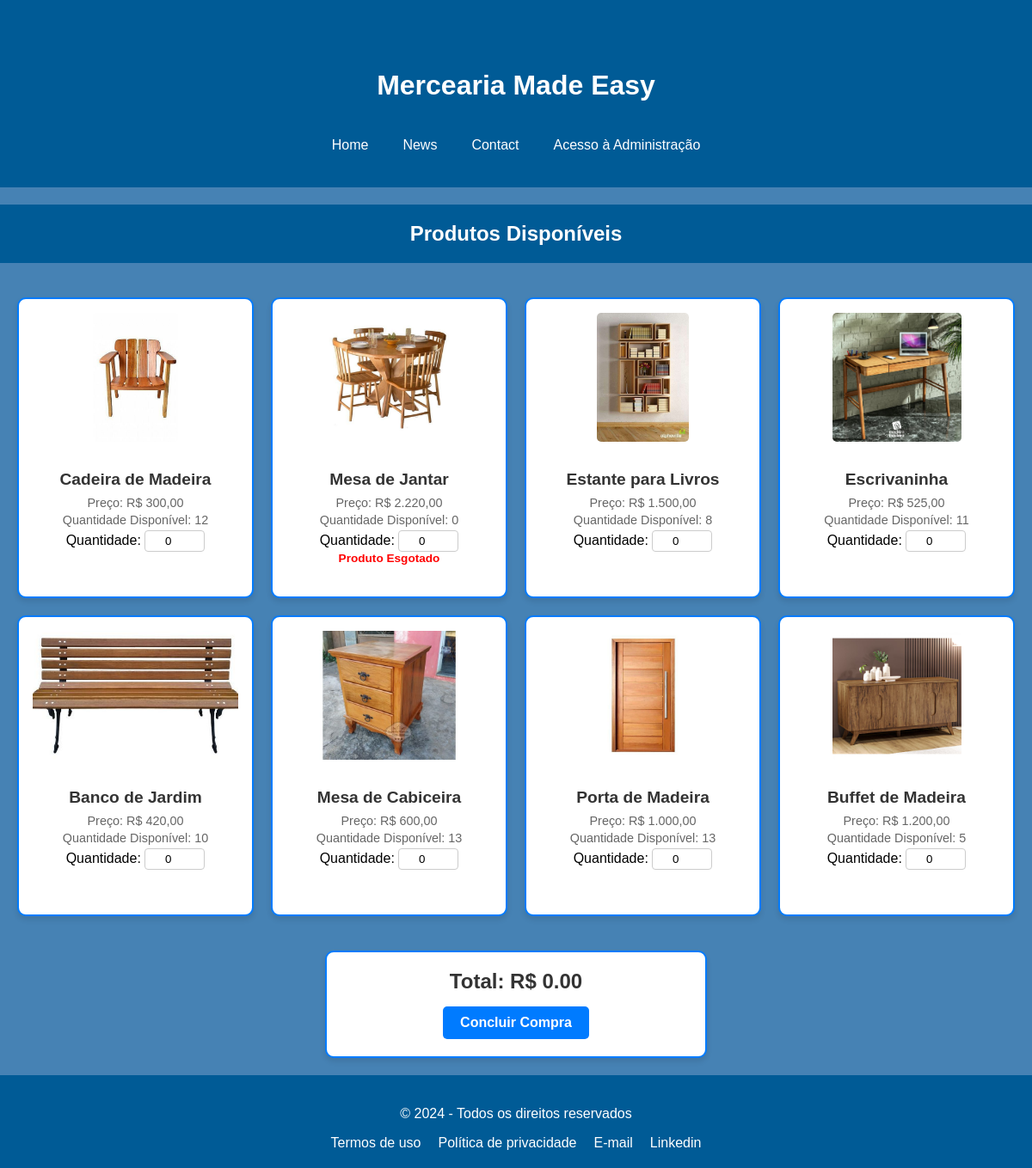
The page / on the database its author committed.
### tables this page shows
CREATE TABLE `produtos` (
  `id` int NOT NULL,
  `nome` varchar(100) NOT NULL,
  `quantidade` int NOT NULL,
  `preco` decimal(10,2) NOT NULL
);

### index.php (the view, shortened to what this page needs)
<?php
include_once 'config.php';
$query = "SELECT id, nome, preco, quantidade FROM produtos";
$result = $conn->query($query);
if ($result->num_rows > 0) {
    $produtos = $result->fetch_all(MYSQLI_ASSOC);
} else {
    $produtos = [];
}
?>
<!DOCTYPE html>
<html lang="pt">
<head>
    <link rel="stylesheet" href="./CSS/index.css">
</head>
<body>
    <div class="header"></div>
    <?php include 'header.php'; ?>
    <h2>Produtos Disponíveis</h2>
    <form id="carrinho" method="POST" action="finalizar_compra.php">
    <div class="produtos-container">
    <?php foreach ($produtos as $produto): ?>
        <div class="produto" id="produto-<?php echo $produto['id']; ?>">
            <img src="image/<?php echo strtolower(str_replace(' ', '', $produto['nome'])); ?>.jpg" alt="<?php echo $produto['nome']; ?>">
            <div>
                <h3><?php echo $produto['nome']; ?></h3>
                <p>Preço: R$ <?php echo number_format($produto['preco'], 2, ',', '.'); ?></p>
                <p>Quantidade Disponível: <span id="quantidade-<?php echo $produto['id']; ?>"><?php echo $produto['quantidade']; ?></span></p>
                <label>Quantidade:</label>
                <input
                    type="number"
                    name="quantidades[<?php echo $produto['id']; ?>]"
                    min="0"
                    max="<?php echo $produto['quantidade']; ?>"
                    value="0"
                    class="quantidade"
                    data-preco="<?php echo $produto['preco']; ?>"
                    id="input-<?php echo $produto['id']; ?>">
                <span class="indisponivel" id="indisponivel-<?php echo $produto['id']; ?>" style="display: <?php echo $produto['quantidade'] == 0 ? 'block' : 'none'; ?>;">Produto Esgotado</span>
            </div>
        </div>
    <?php endforeach; ?>
</div>
    <div class="total-container">
        <div class="total">
            <strong>Total: R$ <span id="total">0.00</span></strong>
        </div>
        <button type="submit" class="btn">Concluir Compra</button>
    </div>
    </form>
    <?php include 'footer.php'; ?>
</body>
</html>

### header.php
<link rel="stylesheet" href="./CSS/header.css">
<div class="header">
    <h1>Mercearia Made Easy</h1>
    <ul>
        <li><a href="./index.php">Home</a></li>
        <li><a href="https://news.google.com/home?hl=pt-BR&gl=BR&ceid=BR:pt-419" target="_blank">News</a></li>
        <li><a href="./index.php">Contact</a></li>
        <li><a href="admin.php" class="btn btn-admin">Acesso à Administração</a></li>
    </ul>
</div>

### footer.php
<link rel="stylesheet" href="./CSS/footer.css">
<footer>
	<p>&copy; 2024 - Todos os direitos reservados</p>
	<nav>
		<ul>
			<li><a href="#">Termos de uso</a></li>
			<li><a href="#">Política de privacidade</a></li>
			<li><a href="flaviocarvlh1@gmail.com">E-mail</a></li>
			<li><a href="https://www.linkedin.com/in/flaviocarvlh1/">Linkedin</a></li>
		</ul>
	</nav>
</footer>

### CSS/index.css (style rules this page uses)
body { font-family: Arial, sans-serif; margin: 0px; box-sizing: border-box; background-color:steelblue; }
h2 { text-align: center; background-color: #005B96; color: white; padding: 20px 0; }
.produtos-container { display: flex; flex-wrap: wrap; gap: 20px; justify-content: center; padding: 20px; / }
.produto { flex: 1 1 calc(25% - 40px); max-width: 25%; height: 350px; box-sizing: border-box; border: 2px solid #007BFF; border-radius: 10px; padding: 16px; background-color: #ffffff; box-shadow: 0 4px 6px rgba(0, 0, 0, 0.1); text-align: center; overflow: hidden; transition: transform 0.3s ease, box-shadow 0.3s ease; }
.produto img { max-width: 100%; height: 150px; object-fit: cover; border-radius: 5px; margin-bottom: 10px; }
.produto h3 { font-size: 1.2em; font-weight: bold; margin-bottom: 8px; color: #333; }
.produto p { margin: 4px 0; color: #666; font-size: 0.9em; }
.produto input[type="number"] { width: 60px; text-align: center; border: 1px solid #ccc; border-radius: 4px; padding: 4px; }
.indisponivel { font-size: 0.85em; color: red; font-weight: bold; }
.total-container { display: flex; flex-direction: column; align-items: center; margin-top: 20px; padding: 20px; border: 2px solid #007BFF; border-radius: 10px; background-color: #ffffff; box-shadow: 0 4px 6px rgba(0, 0, 0, 0.1); text-align: center; width: 100%; max-width: 400px; margin-left: auto; margin-right: auto; }
.total-container .total { font-size: 1.5em; font-weight: bold; color: #333; margin-bottom: 15px; }
.total-container .btn { background-color: #007BFF; color: white; border: none; border-radius: 5px; padding: 10px 20px; font-size: 1em; font-weight: bold; cursor: pointer; transition: background-color 0.3s ease, transform 0.3s ease; }

### CSS/header.css (style rules this page uses)
.header { background-color: #005B96; color: white; padding: 20px 0; }
h1 { text-align: center; }
ul { display: flex; text-align: center; justify-content: center; align-items: center; margin: 0; padding: 0; list-style-type: none; }
li { margin: 20px; }
li a { text-decoration: none; text-transform: none; background-color: #005B96; color: white; padding: 20px 0; }

### CSS/footer.css (style rules this page uses)
footer { background-color: #005B96; color: white; padding: 20px 0; text-align: center; margin-top: 20px; }
footer ul { list-style: none; padding: 0; margin: 0; }
footer li { display: inline-block; margin: 0 10px; }
footer a { color: #fff; text-decoration: none; }

### rows shown on the page
produtos: shows a picture, nome "Cadeira de Madeira", preco "300,00", quantidade "12"
produtos: shows a picture, nome "Mesa de Jantar", preco "2.220,00", quantidade "0"
produtos: shows a picture, nome "Estante para Livros", preco "1.500,00", quantidade "8"
produtos: shows a picture, nome "Escrivaninha", preco "525,00", quantidade "11"
produtos: shows a picture, nome "Banco de Jardim", preco "420,00", quantidade "10"
produtos: shows a picture, nome "Mesa de Cabiceira", preco "600,00", quantidade "13"
produtos: shows a picture, nome "Porta de Madeira", preco "1.000,00", quantidade "13"
produtos: shows a picture, nome "Buffet de Madeira", preco "1.200,00", quantidade "5"
